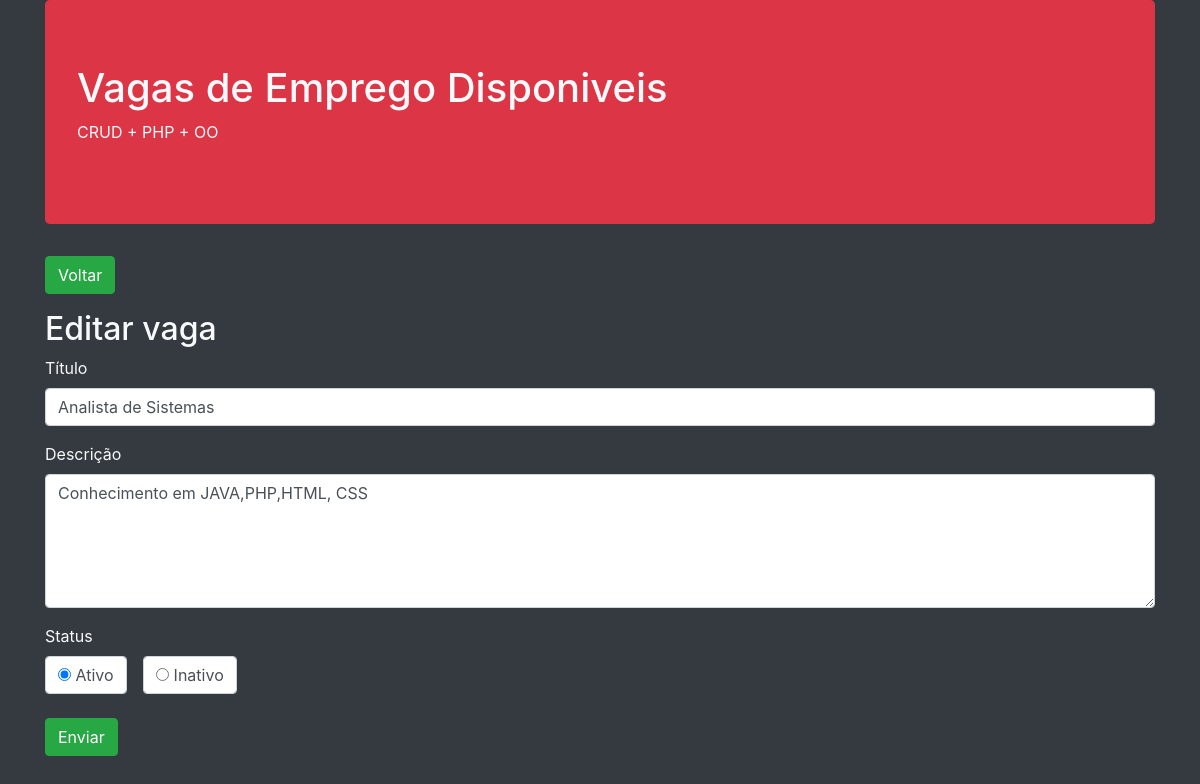
The page /editar.php?id=13 on the database its author committed.
### tables this page shows
CREATE TABLE `vagas` (
  `id` int(11) NOT NULL,
  `titulo` varchar(255) NOT NULL,
  `descricao` text NOT NULL,
  `ativo` enum('s','n') NOT NULL,
  `data` timestamp NOT NULL DEFAULT current_timestamp() ON UPDATE current_timestamp()
);

### editar.php (called while the page is built, shortened)
<?php
$obVaga = Vaga::getVaga($_GET['id']);
include __DIR__.'/includes/header.php';
include __DIR__.'/includes/formulario.php';
include __DIR__.'/includes/footer.php';

### app/Db/DataBase.php (called while the page is built, shortened)
<?php
class DataBase{
    private $table;
    private $connection;
    public function __construct($table = null){
        $this->table = $table;
    }
    private function setConnection(){
        try{
            $this->connection = new PDO('mysql:host='.self::Host.';dbname='.self::Name,self::User,self::Passw);
            $this->connection->setAttribute(PDO::ATTR_ERRMODE,PDO::ERRMODE_EXCEPTION);
        }catch(PDOException $e){
            die('ERROR: ' .$e->getMessage());
        }
    }
    public function execute($query, $params = []){
        try{
            $statement = $this ->connection-> prepare($query);
            $statement->execute($params);
            return $statement;
         }catch(PDOException $e){
            die('ERROR: ' .$e->getMessage());
        }
    }
public function select($where = null, $order = null, $limit = null, $fields = '*'){
    $where = strlen($where) ? 'WHERE '.$where : '';
    $order = strlen($order) ? 'ORDER BY '.$order : '';
    $limit = strlen($limit) ? 'LIMIT '.$limit : '';
    $query = 'SELECT '.$fields.' FROM '.$this->table.' '.$where.' '.$order.' '.$limit;
    return $this->execute($query);
  }
}

### app/Entity/vaga.php (called while the page is built, shortened)
<?php
class Vaga{
  public static function getVaga($id){
    return (new Database('vagas'))->select('id = '.$id)
                                  ->fetchObject(self::class);
  }
}

### includes/formulario.php (the view)
<main>
  <section>
    <a href="index.php">
      <button class="btn btn-success">Voltar</button>
    </a>
  </section>
  <h2 class="mt-3"><?=TITLE?></h2>
  <form method="post">
    <div class="form-group">
      <label>Título</label>
      <input type="text" class="form-control" name="titulo" value="<?=$obVaga->titulo?>">
    </div>
    <div class="form-group">
      <label>Descrição</label>
      <textarea class="form-control" name="descricao" rows="5"><?=$obVaga->descricao?></textarea>
    </div>
    <div class="form-group">
      <label>Status</label>
      <div>
          <div class="form-check form-check-inline">
            <label class="form-control">
              <input type="radio" name="ativo" value="s" checked> Ativo
            </label>
          </div>
          <div class="form-check form-check-inline">
            <label class="form-control">
              <input type="radio" name="ativo" value="n" <?=$obVaga->ativo == 'n' ? 'checked' : ''?>> Inativo
            </label>
          </div>
      </div>
    </div>
    <div class="form-group">
      <button type="submit" class="btn btn-success">Enviar</button>
    </div>
  </form>
</main>

### rows shown on the page
vagas: titulo "Analista de Sistemas", descricao "Conhecimento em JAVA,PHP,HTML, CSS", ativo "☐ Inativo"

### other values the page prints
TITLE "Editar vaga"
